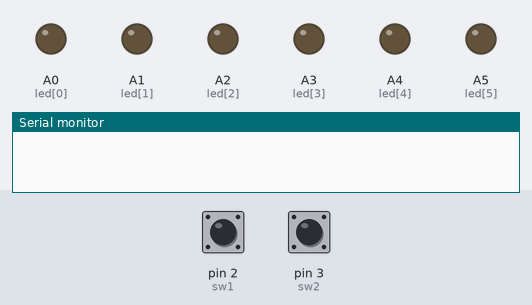
A sketch run on a simulated Arduino Uno, built with avr-gcc and run on an emulated ATmega328P. Shown: output pins drawn as LEDs (lit = HIGH), the last lines printed to the serial monitor. The inputs (shaded band) are chosen by the test bench; at power-on: pin 2 (sw1) HIGH, pin 3 (sw2) HIGH. Random numbers use the default seed unless the sketch sets one.

Above: at 1.2 s.
1.3 s: pin 2 (sw1) pulled LOW for 0.15 s
2.9 s: pin 3 (sw2) pulled LOW for 0.15 s
At 3.7 s:
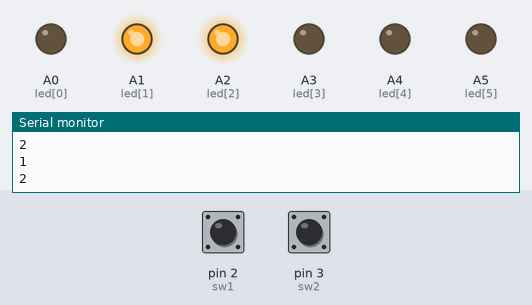
4.5 s: pin 3 (sw2) pulled LOW for 1 s
At 4.8 s:
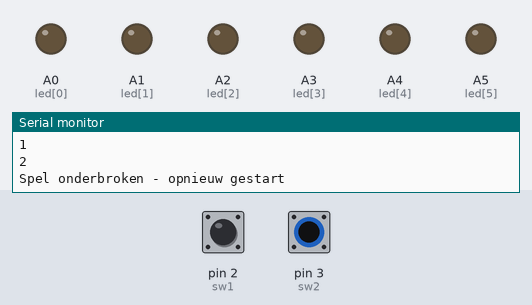
7.0 s: pin 2 (sw1) driven LOW and pin 3 (sw2) driven LOW
Timing chart, 0 to 10.0 s (numbered marks = the images above; inputs shaded):
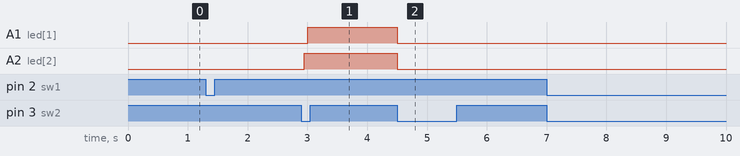

Measured:
- after the input at 2.9 s, A1 (led[1]): LOW → HIGH after 0.10 s; A2 (led[2]): LOW → HIGH after 0.05 s
- after the input at 4.5 s, A1 (led[1]), A2 (led[2]): HIGH → LOW at once

The sketch:

labo3-4_opdracht4.ino
```cpp
int led[] = {A0, A1, A2, A3, A4, A5};
int sw1 = 2, sw2 = 3;
volatile bool aan = false;
int buttonPressed;
long randNumber = 6;
int Veranderen;
int pressed = 0;

int aantalKeerGeraakt;

void setup() {
  // put your setup code here, to run once:
  for (int i; i < 6; i++)
  {
    pinMode(led[i], OUTPUT);
  }
  Veranderen = sw1;
  pinMode(sw1, INPUT_PULLUP);
  pinMode(sw2, INPUT_PULLUP);
  attachInterrupt(digitalPinToInterrupt(sw1), ISRhit, FALLING);
  attachInterrupt(digitalPinToInterrupt(sw2), ISReindespel, FALLING);
  Serial.begin(9600);
  randomSeed(analogRead(6));
}

void loop() {
  // put your main code here, to run repeatedly:
  buttonPressed = 1;
  if (buttonPressed == 1)
  {
    delay(50);
    buttonPressed = digitalRead(Veranderen);
    if (buttonPressed == 0)
    {
      if (aan)
      {
        pressed++;
        Veranderen = sw2;
        //randNumber = random(1, 6);
        randNumber = random(6);
        Serial.println(randNumber);
        if (digitalRead(led[randNumber]) == HIGH)
        {
          Serial.println("Fout gemikt");
          while (aan)
          {
            for (int i = 0; i < 6; i++)
            {
              digitalWrite(led[i], LOW);
            }
            int randNumberKnipperen = random(6);
            digitalWrite(led[randNumberKnipperen], HIGH);
            delay(1000);
            if ( pressed>=2  && digitalRead(led[randNumberKnipperen] == HIGH))
            {
              aantalKeerGeraakt++;
              Serial.println("Raak!");
              // Serial.println("Geraakt in " + aantalKeerGeraakt;  + " pogingen");
              Serial.print("Geraakt in ");
              Serial.print(aantalKeerGeraakt);
              Serial.println(" pogingen");
              aantalKeerGeraakt=0;
              //yeah = 0;
              aan = false;
            }
            else
            {
              pressed=0;
            }
            digitalWrite(led[randNumberKnipperen], LOW);
            delay(1000);
          }
        }

      }
      else
      {
        Veranderen = sw1;
        pressed = 0;
        if (randNumber == 6)
        {
          Serial.println("Spel onderbroken - opnieuw gestart");
          for (int i = 0; i < 6; i++)
          {
            digitalWrite(led[i], LOW);
          }
        }
        else
        {
          Serial.println(randNumber);
          delay(50);
          digitalWrite(led[randNumber], HIGH);

          randNumber = random(6);
          Serial.println(randNumber);
          delay(50);
          digitalWrite(led[randNumber], HIGH);

          randNumber = random(6);
          Serial.println(randNumber);
          delay(50);
          digitalWrite(led[randNumber], HIGH);
          randNumber = 6;
        }
      }
    }
  }
}


void ISRhit()
{
  Veranderen = sw1;
  aan = true;
}
void ISReindespel()
{
  Veranderen = sw2;
  aan = false;
}
```
